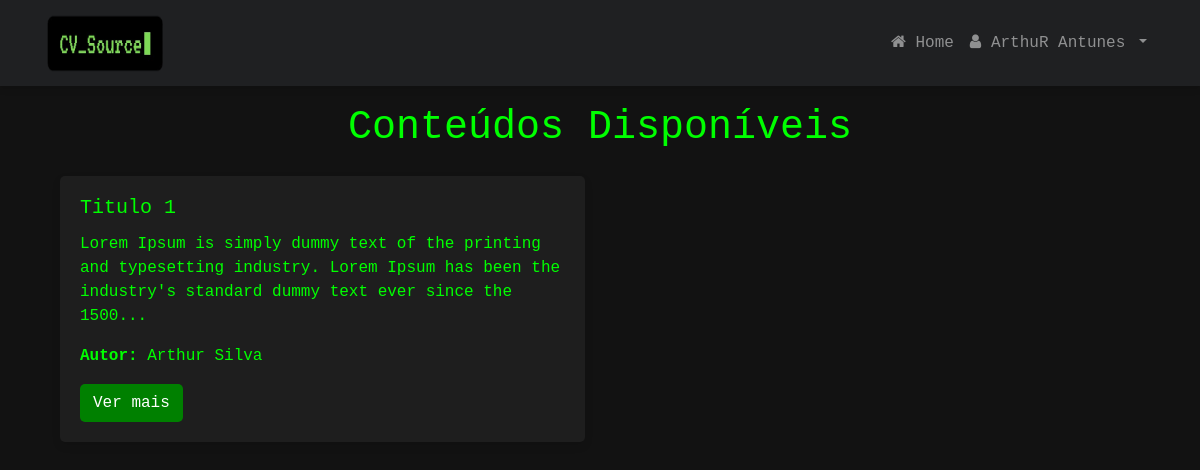
Screenshot of / (signed in) with the database file from the repository.
### website/models.py (models this page shows, shortened)
class User(UserMixin, db.Model):
    __tablename__ = 'user'
    id = db.Column(db.Integer, primary_key=True)
    email = db.Column(db.String(150), unique=True, nullable=False)
    password = db.Column(db.String(150), nullable=False)
    first_name = db.Column(db.String(150))
    is_admin = db.Column(db.Boolean, default=False)

class Content(db.Model):
    id = db.Column(db.Integer, primary_key=True)
    title = db.Column(db.String(150), nullable=False)
    description = db.Column(db.String(500), nullable=False)
    link = db.Column(db.String(500))  # opcional
    author = db.Column(db.String(150), nullable=False)

### website/views.py (the view)
@views.route('/')
@login_required
def home():
    contents = Content.query.all()
    return render_template("home.html", user=current_user, contents=contents)

### website/__init__.py (called while the page is built)
def create_app():
    app = Flask(__name__)
    app.config['SECRET_KEY'] = 'your_secret_key'  # Substitua por uma chave segura
    app.config['SQLALCHEMY_DATABASE_URI'] = f'sqlite:///{DB_NAME}'
    db.init_app(app)
    migrate.init_app(app, db)  # Configuração do Flask-Migrate
    from .views import views
    from .auth import auth
    app.register_blueprint(views, url_prefix='/')
    app.register_blueprint(auth, url_prefix='/')
    from .models import User, Content
    with app.app_context():
        db.create_all()
    login_manager = LoginManager()
    login_manager.login_view = 'auth.login'
    login_manager.init_app(app)
    @login_manager.user_loader
    def load_user(id):
        return User.query.get(int(id))
    @app.context_processor
    def inject_user():
        return dict(user=current_user)
    return app

### website/templates/home.html (shortened to what this page needs)
{% extends "base.html" %}
{% block content %}
    <div class="container mt-4">
        <h1 class="text-center mb-4">Conteúdos Disponíveis</h1>
        <div class="row">
            {% for content in contents %}
            <div class="col-md-6 mb-4">
                <div class="card card-custom">
                    <div class="card-body">
                        <h5 class="card-title">
                            <a href="{{ url_for('views.view_content', content_id=content.id) }}" style="color: #00FF00;">
                                {{ content.title }}
                            </a>
                        </h5>
                        <p class="card-text">
                            {{ content.description[:150] }}{% if content.description|length > 150 %}...{% endif %}
                        </p>
                        <p><strong>Autor:</strong> {{ content.author }}</p>
                        <a href="{{ url_for('views.view_content', content_id=content.id) }}" class="btn btn-custom">
                            Ver mais
                        </a>
                    </div>
                </div>
            </div>
            {% endfor %}
        </div>
    </div>
{% endblock %}

### website/templates/base.html (shortened to what this page needs)
<!DOCTYPE html>
<html>
  <head>
    <link
      rel="stylesheet"
      href="https://stackpath.bootstrapcdn.com/bootstrap/4.4.1/css/bootstrap.min.css"
    />
    <link
      rel="stylesheet"
      href="https://stackpath.bootstrapcdn.com/font-awesome/4.7.0/css/font-awesome.min.css"
    />
  </head>
  <body>
    <nav class="navbar navbar-expand-lg navbar-custom navbar-dark fixed-top">
      <div class="container">
        <a class="navbar-brand d-flex align-items-center" href="/">
          <img src="{{ url_for('static', filename='images/CV_Source.png') }}" width="120" height="60" alt="Logo">
        </a>
        <div class="collapse navbar-collapse" id="navbarContent">
          <ul class="navbar-nav ml-auto">
            {% if user.is_authenticated %}
              <li class="nav-item">
                <a class="nav-link" href="/">
                  <i class="fa fa-home"></i> Home
                </a>
              </li>
              <li class="nav-item dropdown">
                <a class="nav-link dropdown-toggle" href="#" id="userDropdown" role="button"
                   data-toggle="dropdown" aria-haspopup="true" aria-expanded="false">
                  <i class="fa fa-user"></i> {{ user.first_name }}
                </a>
              </li>
            {% endif %}
          </ul>
        </div>
      </div>
    </nav>
    <div class="container mt-4">
      {% block content %}{% endblock %}
    </div>
  </body>
</html>

### website/templates/base.html (style rules this page uses)
body { padding-top: 80px; background-color: #121212; color: #00FF00; font-family: "Courier New", Courier, monospace; }
.navbar-custom { background-color: #1f2022 !important; box-shadow: 0 4px 6px rgba(0, 0, 0, 0.1); }
.card-custom { background-color: #1e1e1e; border: none; border-radius: 5px; box-shadow: 0 4px 8px rgba(0, 0, 0, 0.1); transition: transform 0.3s ease; color: #00FF00; }
.btn-custom { border-radius: 5px; background-color: #008000; color: white; }

### rows the page displays
User: first_name "ArthuR Antunes"
Content: title "Titulo 1", description "Lorem Ipsum is simply dummy text of the printing and typesetting industry. Lorem Ipsum has been the industry's standard dummy text ever since the 1500", author "Arthur Silva"
